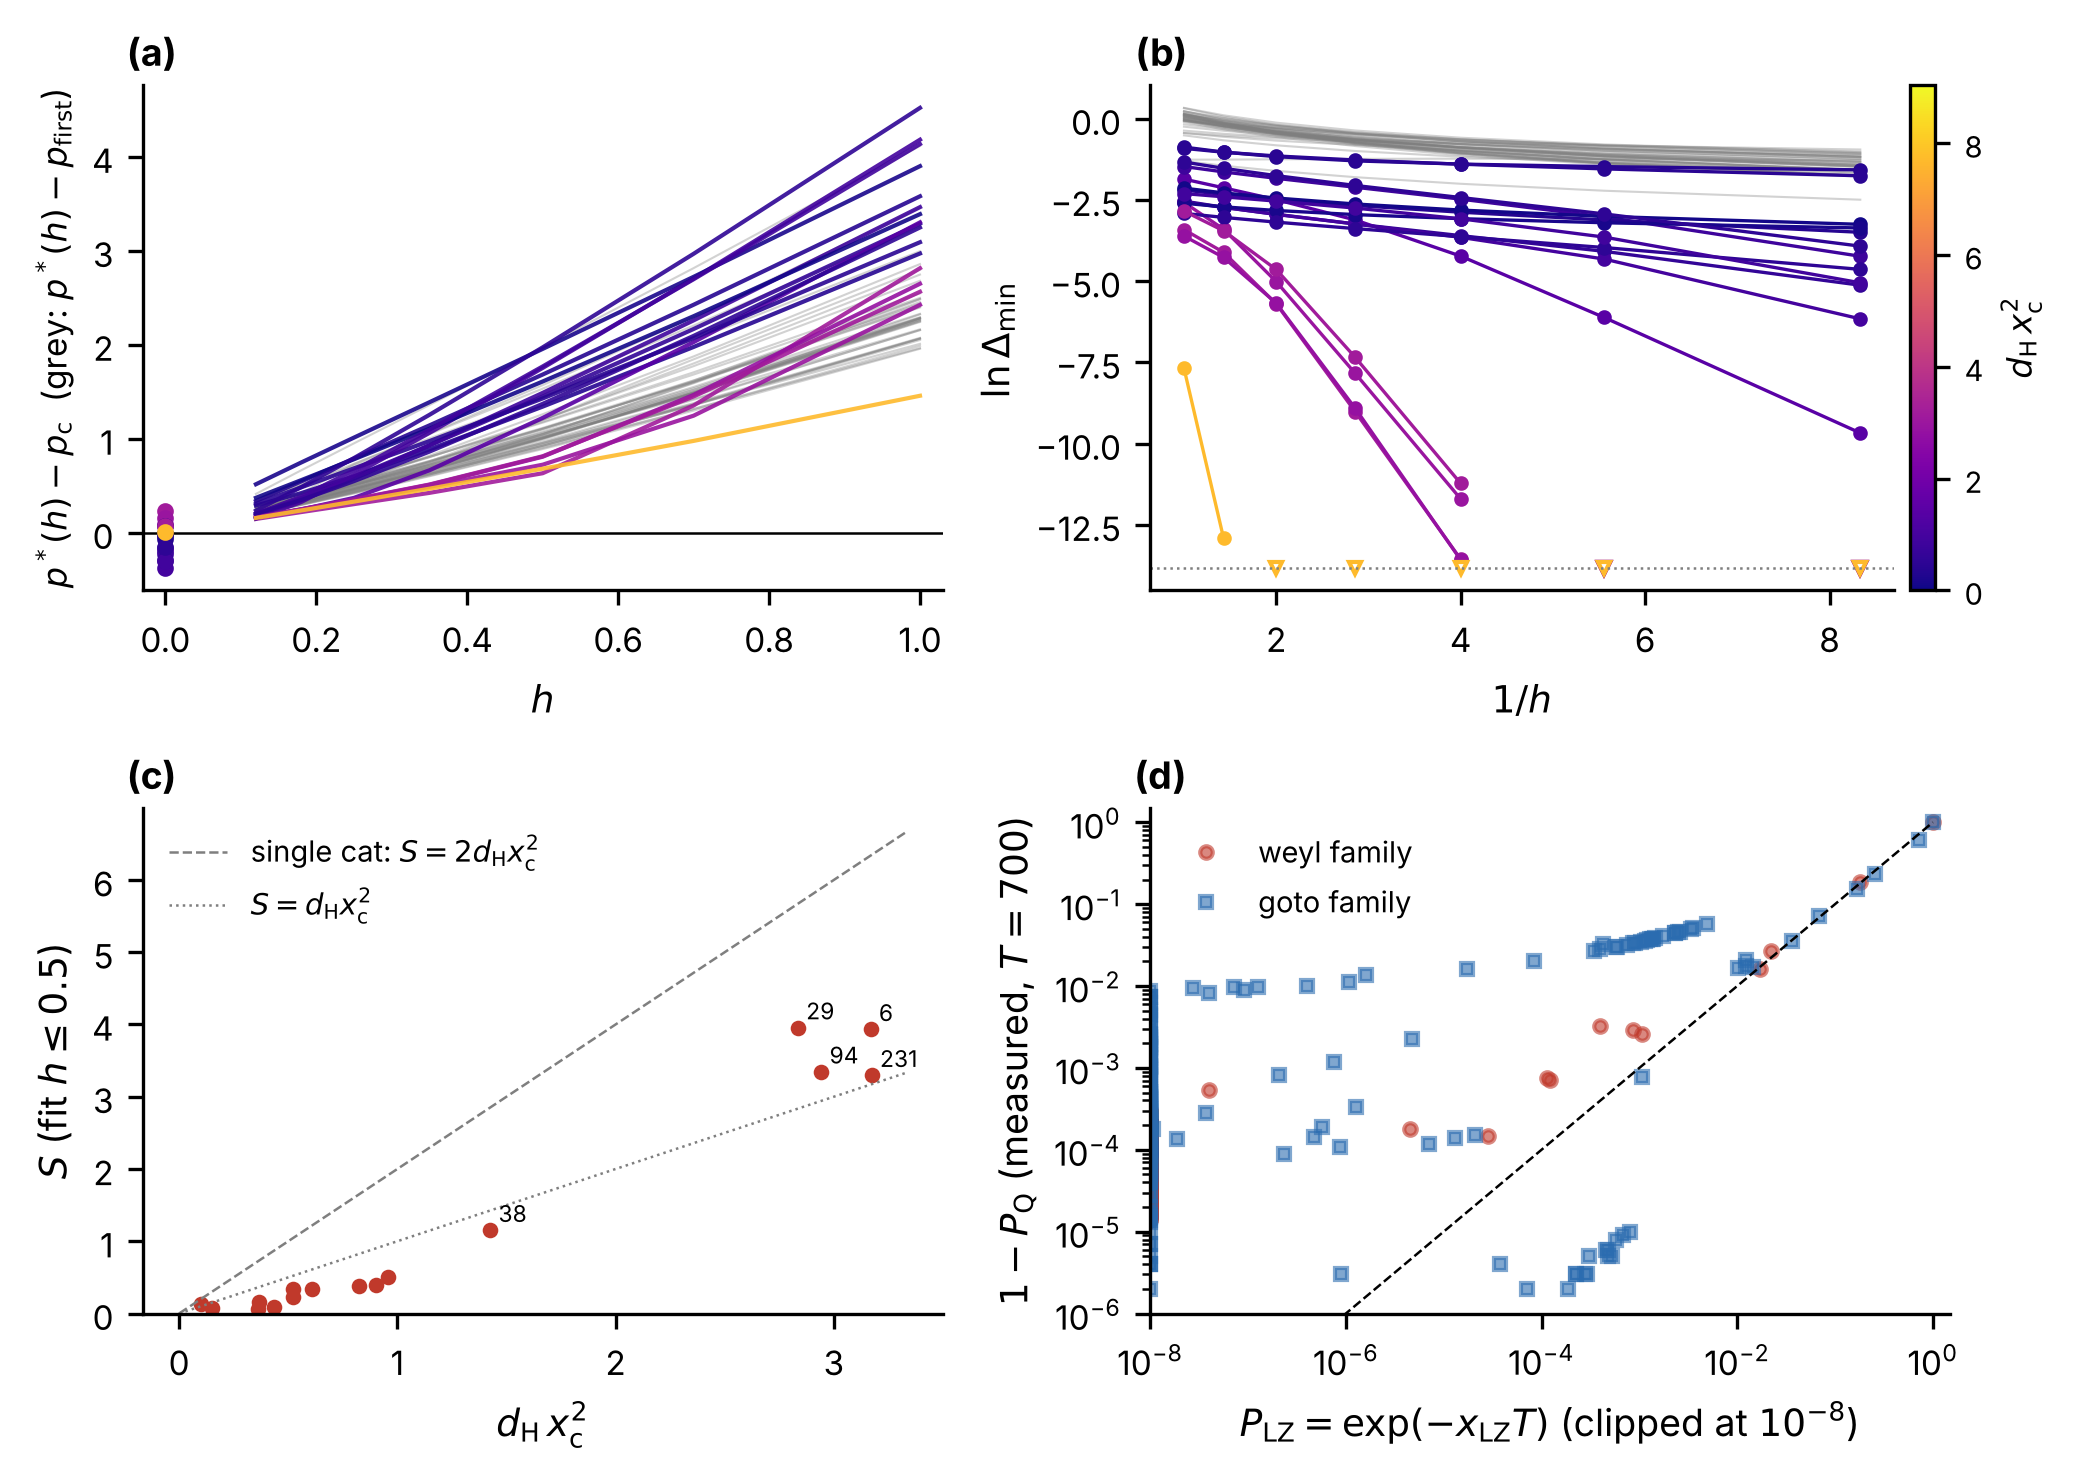

Write Python code to recreate this figure.
"""MSBQA paper 1, Fig. 5 (claims C3, C4): quantum gap vs classical crossing, weyl family, n = 4.
 (a) p*(h) - p_c (crossing) and p*(h) - p_first (no crossing), with the quadratic extrapolation to h = 0 (p0_quad)
 (b) ln Delta_min vs 1/h; open symbols below the solver resolution FLOOR (not used in fits)
 (c) S from ln Delta = c - S/h (h <= 0.5, Delta > FLOOR, >= 3 points) vs ham_c * xsq_c, crossing instances
 (d) measured quantum failure 1 - P_Q vs LZ estimate exp(-x_LZ T), T = 700, both families (300 test instances)
Reads run_v4/phase1c/gap_vs_h.csv and run_v4/phase1b/per_instance_1b.csv. Run from msbqa_phase1/:
    python paper1_figs/fig5_gap_law.py
The numbers file reports the fit counts quoted in the paper (exponential better on X of 16 crossing / Y of 43 others,
Spearman(S, ham*xsq)); if they differ from the text, update the text.
"""
import numpy as np
import pandas as pd
from scipy.stats import spearmanr

import p1common as pc

say = pc.Numbers("fig5_gap_law")
FLOOR = 1e-6
HS = [1.0, 0.7, 0.5, 0.35, 0.25, 0.18, 0.12]
HK = {1.0: "1", 0.7: "0.7", 0.5: "0.5", 0.35: "0.35", 0.25: "0.25", 0.18: "0.18", 0.12: "0.12"}
g = pd.read_csv(pc.P("run_v4", "phase1c", "gap_vs_h.csv")).set_index("inst")
g["cross"] = g["cross"].fillna(0).clip(lower=0).astype(int)
D = pd.DataFrame({h: g[f"Dmin_h{HK[h]}"] for h in HS})
PS = pd.DataFrame({h: g[f"pstar_h{HK[h]}"] for h in HS})
cr = g.cross == 1
say(f"instances {len(g)}: crossing {int(cr.sum())}, no crossing {int((~cr).sum())}")

# (a) gap position
ref = np.where(cr, g.p_c, g.p_first)
off0 = g.p0_quad - ref
for m, nm in ((cr, "crossing (vs p_c)"), (~cr, "no crossing (vs p_first)")):
    say(f"(a) {nm:26s}: p*(h->0) - ref median {off0[m].median():+.3f}, |.|<0.2 in {(off0[m].abs() < 0.2).mean():.0%}, "
        f"Spearman(p0, ref) {spearmanr(g.p0_quad[m], ref[m]).correlation:+.3f};  p*(h=1) - ref median "
        f"{(PS[1.0] - ref)[m].median():+.2f}")

# (b, c) tunnelling fits
rows = []
for i in g.index:
    hs = np.array([h for h in HS if h <= 0.5 and np.isfinite(D.loc[i, h]) and D.loc[i, h] > FLOOR])
    if len(hs) < 3:
        rows.append(dict(inst=i, npts=len(hs), S=np.nan, k=np.nan, exp_better=np.nan))
        continue
    y = np.log(D.loc[i, hs].values.astype(float))
    A1 = np.c_[np.ones_like(hs), -1.0 / hs]
    A2 = np.c_[np.ones_like(hs), np.log(hs)]
    c1, r1 = np.linalg.lstsq(A1, y, rcond=None)[:2]
    c2, r2 = np.linalg.lstsq(A2, y, rcond=None)[:2]
    rss1 = float(np.sum((A1 @ c1 - y) ** 2))
    rss2 = float(np.sum((A2 @ c2 - y) ** 2))
    rows.append(dict(inst=i, npts=len(hs), S=c1[1], k=c2[1], exp_better=float(rss1 < rss2)))
fit = pd.DataFrame(rows).set_index("inst")
g = g.drop(columns=["S", "k_pow", "rss_inv", "rss_pow"], errors="ignore").join(fit)   # report's own fits replaced
g["dx"] = g.ham_c * g.xsq_c
ok = g.npts >= 3
for m, nm in ((cr, "crossing"), (~cr, "no crossing")):
    s = g[m & ok]
    say(f"(b) {nm:12s}: fitted {len(s)} (excluded, < 3 points above floor: {int((m & ~ok).sum())}); "
        f"exp(-S/h) better on {int(s.exp_better.sum())} of {len(s)}; median S {s.S.median():.3f}")
s = g[cr & ok]
say(f"(c) crossing: Spearman(S, ham_c*xsq_c) {spearmanr(s.S, s.dx).correlation:+.3f} (N {len(s)}); "
    f"S/(ham_c*xsq_c): median {(s.S / s.dx).median():.2f}, range {(s.S / s.dx).min():.2f}-{(s.S / s.dx).max():.2f}")
for i in (6, 29, 94, 231):
    if i in s.index:
        say(f"    inst {i}: points {int(s.loc[i, 'npts'])}, S {s.loc[i, 'S']:.3f}, ham*xsq {s.loc[i, 'dx']:.3f}, "
            f"ratio {s.loc[i, 'S'] / s.loc[i, 'dx']:.2f}")
below = (D < FLOOR) & D.notna()
say(f"    points below {FLOOR:g}: {int(below.values.sum())} (instances {sorted(D.index[below.any(axis=1)].tolist())})")

# (d) LZ
b = pc.load_1b()
T = 700.0
lz = []
for fam, qc, xc in (("weyl", "Q_weyl", "xLZ_Wg"), ("goto", "Q_goto", "xLZ_Gg")):
    PLZ = np.exp(-b[xc] * T)
    fail = 1.0 - b[qc]
    lz.append((fam, PLZ, fail))
    big = PLZ > 0.01
    say(f"(d) {fam}: instances with P_LZ > 0.01: {int(big.sum())};  (P_LZ, 1-P_Q): " +
        ", ".join(f"#{i} {PLZ[i]:.3f}/{fail[i]:.3f}" for i in b.index[big]))
    small = PLZ < 1e-6
    say(f"    failure floor where P_LZ < 1e-6: median 1-P_Q {fail[small].median():.1e}, mean {fail[small].mean():.1e} "
        f"(N {int(small.sum())})")
    say(f"    crossing instances: mean LZ success {(1 - PLZ[b.cross == 1]).mean():.3f}, measured {b[qc][b.cross == 1].mean():.3f}")

# ------------------------------------------------------------- figure
plt = pc.setup_mpl()
from matplotlib import cm
from matplotlib.colors import Normalize
fig, ax = plt.subplots(2, 2, figsize=(7.0, 5.0))
ax = ax.ravel()
norm = Normalize(0, np.nanmax(g.dx[cr]))
cmap = cm.plasma
for i in g.index:
    if cr[i]:
        col, lw, z = cmap(norm(g.dx[i]) * 0.85), 1.0, 2
        r = g.p_c[i]
    else:
        col, lw, z = pc.GREY, 0.5, 1
        r = g.p_first[i]
    hs = np.array(HS)
    ax[0].plot(hs, PS.loc[i].values - r, c=col, lw=lw, alpha=0.9 if cr[i] else 0.35, zorder=z)
    ax[0].plot([0], [g.p0_quad[i] - r], marker="o" if cr[i] else ".", ms=3, c=col, zorder=z + 1)
ax[0].axhline(0, c="k", lw=0.6)
ax[0].set_xlabel(r"$h$"); ax[0].set_ylabel(r"$p^*(h)-p_{\rm c}$  (grey: $p^*(h)-p_{\rm first}$)", fontsize=8)
ax[0].set_xlim(-0.03, 1.03)

for i in g.index:
    y = D.loc[i].values.astype(float)
    x = 1.0 / np.array(HS)
    good = y > FLOOR
    if cr[i]:
        col = cmap(norm(g.dx[i]) * 0.85)
        ax[1].plot(x[good], np.log(y[good]), "-o", ms=2.5, lw=0.8, c=col, zorder=2)
        bad = ~good & np.isfinite(y)
        ax[1].plot(x[bad], np.full(bad.sum(), np.log(FLOOR)), "v", ms=3, mfc="white", c=col, zorder=2)
    else:
        ax[1].plot(x[good], np.log(y[good]), "-", lw=0.5, c=pc.GREY, alpha=0.35, zorder=1)
ax[1].axhline(np.log(FLOOR), c=pc.GREY, ls=":", lw=0.6)
ax[1].set_xlabel(r"$1/h$"); ax[1].set_ylabel(r"$\ln\Delta_{\min}$")
sm = cm.ScalarMappable(norm=Normalize(0, np.nanmax(g.dx[cr]) / 0.85), cmap=cmap)
cb = fig.colorbar(sm, ax=ax[1], pad=0.02, fraction=0.05)
cb.set_label(r"$d_{\rm H}\,x_{\rm c}^2$", fontsize=8); cb.ax.tick_params(labelsize=7)

ax[2].scatter(s.dx, s.S, s=14, c=pc.RED, lw=0)
for i in s.index[s.dx > 1.0]:
    ax[2].annotate(str(i), (s.dx[i], s.S[i]), fontsize=5.5, xytext=(2, 2), textcoords="offset points")
xx = np.linspace(0, s.dx.max() * 1.05, 10)
ax[2].plot(xx, 2 * xx, c=pc.GREY, ls="--", lw=0.6, label=r"single cat: $S=2d_{\rm H}x_{\rm c}^2$")
ax[2].plot(xx, xx, c=pc.GREY, ls=":", lw=0.6, label=r"$S=d_{\rm H}x_{\rm c}^2$")
ax[2].set_xlabel(r"$d_{\rm H}\,x_{\rm c}^2$"); ax[2].set_ylabel(r"$S$ (fit $h\leq0.5$)")
ax[2].set_ylim(bottom=0)
ax[2].legend(loc="upper left", frameon=False)

for (fam, PLZ, fail), col, mk in zip(lz, (pc.RED, pc.BLUE), ("o", "s")):
    ax[3].loglog(np.clip(PLZ, 1e-8, 1), np.clip(fail, 1e-6, 1), mk, ms=3, c=col, alpha=0.6, lw=0, label=f"{fam} family")
ax[3].plot([1e-8, 1], [1e-8, 1], "k--", lw=0.6)
ax[3].set_xlim(1e-8, 1.5); ax[3].set_ylim(1e-6, 1.5)
ax[3].set_xlabel(r"$P_{\rm LZ}=\exp(-x_{\rm LZ}T)$ (clipped at $10^{-8}$)"); ax[3].set_ylabel(r"$1-P_{\rm Q}$ (measured, $T=700$)")
ax[3].legend(loc="upper left", frameon=False)
pc.panel_labels(ax)
fig.tight_layout(w_pad=0.8, h_pad=0.8)
pc.save(fig, "fig5_gap_law")
say.write()
